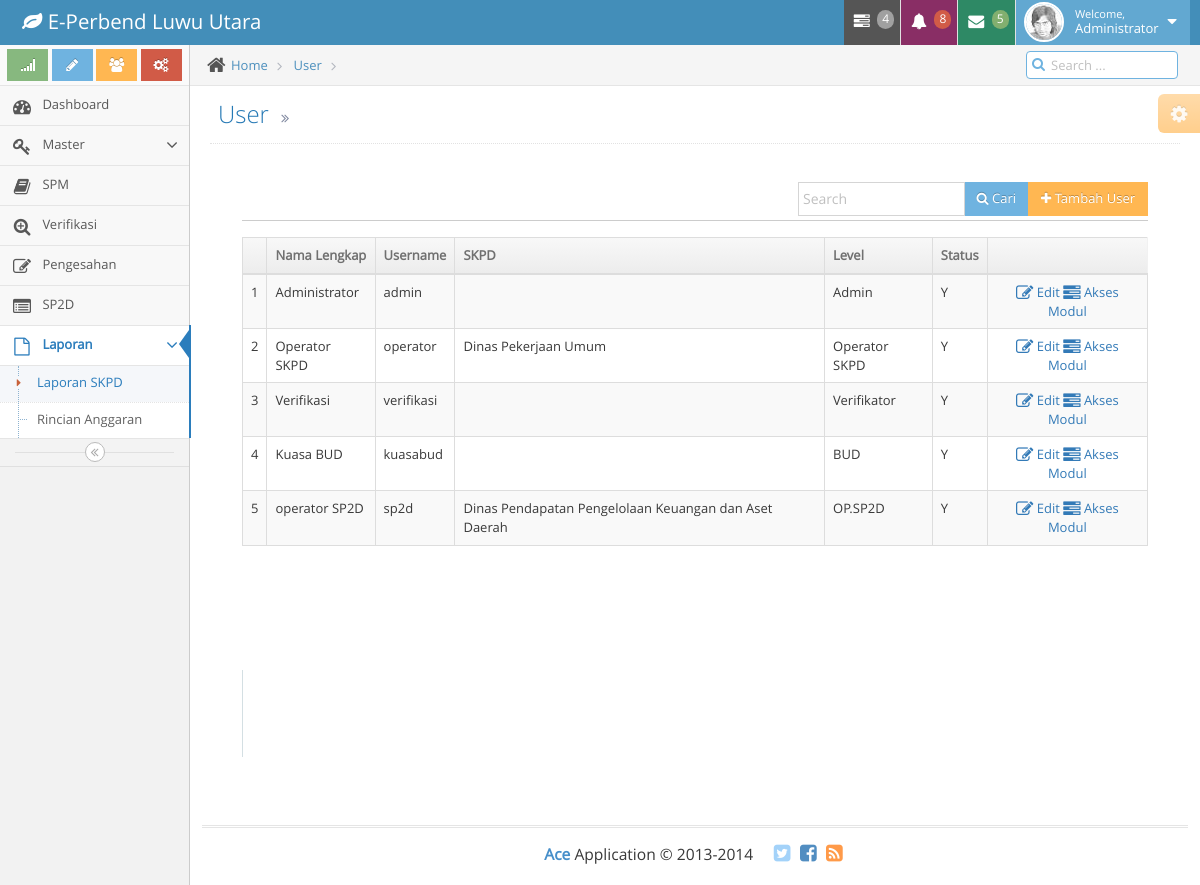
The app's page /main.php?module=user (signed in) with its own data.
### tables this page shows
CREATE TABLE IF NOT EXISTS `user` (
`id_User` int(11) NOT NULL,
  `nm_Lengkap` varchar(45) NOT NULL,
  `nip_Ppk` varchar(18) NOT NULL,
  `id_Pangkat` int(11) NOT NULL,
  `UserName` varchar(45) NOT NULL,
  `UserLevel` int(1) NOT NULL,
  `PassWord` varchar(100) NOT NULL,
  `PassWord2` varchar(45) NOT NULL,
  `id_Skpd` int(11) NOT NULL,
  `Aktiv` tinyint(1) NOT NULL,
  `statusppk` tinyint(1) NOT NULL,
  `id_Session` varchar(100) NOT NULL
);

CREATE TABLE IF NOT EXISTS `skpd` (
  `id_Skpd` int(11) NOT NULL,
  `id_BidUrusan` varchar(3) NOT NULL,
  `nm_Skpd` varchar(100) NOT NULL,
  `nm_Kepala` varchar(30) NOT NULL,
  `id_Pangkat` int(11) NOT NULL,
  `nip_Kepala` varchar(18) NOT NULL,
  `id_Eselon` int(11) NOT NULL,
  `pagu_Dana` bigint(20) NOT NULL,
  `visimisi` varchar(100) NOT NULL,
  `apbd` bigint(15) NOT NULL,
  `dak` bigint(15) NOT NULL,
  `apbn` bigint(15) NOT NULL
);

### modul/moduser.php (the view, shortened to what this page needs)
<?php
if (empty($_SESSION['UserName']) AND empty($_SESSION['PassWord'])) {
    echo "<center>Untuk mengakses modul, Anda harus login <br>";
    echo "<a href=index.php><b>LOGIN</b></a></center>";
} else {
$cek=user_akses($_GET['module'],$_SESSION['id_User']);
if($cek==1 OR $_SESSION[UserLevel]=='1') {
  switch ($_GET[act]) {
    default:
      echo '<div class="col-md-12">
              <div class="card">
                <div class="header">
                  <div class="row">
                    <div class="col-md-6"></div>
                    <div class="col-md-6">
                    <div class="input-group pull-right" style="width: 350px;">
                      <input type="text" name="table_search" class="form-control" placeholder="Search">
                      <div class="input-group-btn">
                        <button class="btn btn-sm btn-info btn-fill"><i class="fa fa-search"></i> Cari</button>';
                        if($_SESSION['UserLevel'] <>3) {
                          echo "<button class='btn btn-sm btn-warning btn-fill' name='tambahsubdak' onClick=\"window.location.href='?module=user&act=add'\"><i class='fa fa-plus'></i> Tambah User</button>";
                        } else {
                          echo "";
                        }
                      echo '</div>
                    </div>
                    </div>
                  </div>
                </div>
                <div class="content table-responsive">
                  <table id="tabledata" class="table table-striped table-bordered table-hover">
                    <thead>
                    <tr>
                      <th></th><th>Nama Lengkap</th><th>Username</th>
                      <th>SKPD</th><th>Level</th><th>Status</th><th></th>
                    </tr>
                    </thead>
                    <tbody>';
                    if($_SESSION['UserLevel']==1) {
                      $sql = mysql_query("SELECT * FROM user a
                                            LEFT JOIN skpd b
                                            ON a.id_Skpd = b.id_Skpd");
                    } else {
                      $sql = mysql_query("SELECT * FROM user a
                                            LEFT JOIN skpd b
                                            ON a.id_Skpd = b.id_Skpd
                                            WHERE a.id_Skpd = '$_SESSION[id_Skpd]'
                                            AND a.UserLevel != 1");
                    }
                    $no=1;
    				        while($dt = mysql_fetch_array($sql)) {
                      $Aktiv = $dt[Aktiv]==1 ? "Y" : "N";
                      $lvl = array(1=>'Admin',2=>'Operator SKPD',3=>'Verifikator',4=>'BUD',5=>'OP.SP2D');
                      $level = $dt['UserLevel'];
                      echo "<tr>
                              <td>".$no++."</td>
                              <td>$dt[nm_Lengkap]</td>
                              <td>$dt[UserName]</td>
                              <td>$dt[nm_Skpd]</td>
                              <td>$lvl[$level]</td>
                              <td>$Aktiv</td>
                              <td class=align-center><a href='?module=user&act=edit&id=$dt[id_User]'><i class='fa fa-edit fa-lg'></i> Edit</a> ";
                              if($_SESSION['UserLevel'] <> 3) {
                                  echo "<a href='?module=user&act=akses&id=$dt[id_User]'><i class='fa fa-tasks fa-lg'></i> Akses Modul</a>";
                              }
                              echo '</td>
                            </tr>';
                    }
                  echo '<tbody></table>
                <div class="footer">
                  <ul class="pagination pagination-sm no-margin pull-right">
                    <li><a href="#">&laquo;</a></li>
                    <li><a href="#">1</a></li>
                    <li><a href="#">2</a></li>
                    <li><a href="#">3</a></li>
                    <li><a href="#">&raquo;</a></li>
                  </ul>
                </div>
                </div>
              </div>
            </div>';
    break;
  }
}
}
?>

### main.php (shortened to what this page needs)
<?php
function user_akses($mod,$id_User){
  $UserLevel = $_SESSION[UserLevel];
  $link = "?module=".$mod;
  $cek = mysql_num_rows(mysql_query("SELECT id_Modul FROM modul
                            WHERE UserLevel='$UserLevel'
                            AND LinkModul='$link'"));
  return $cek;
}
if (empty($_SESSION['UserName']) AND empty($_SESSION['PassWord'])) {
    echo "<center>Untuk mengakses modul, Anda harus login <br>";
    echo "<a href=index.php><b>LOGIN</b></a></center>";
} else {
?>
<!DOCTYPE html>
<html lang="en">
	<head>
		<link rel="stylesheet" href="assets/css/bootstrap.min.css" />
		<link rel="stylesheet" href="assets/font-awesome/4.2.0/css/font-awesome.min.css" />
		<link rel="stylesheet" href="assets/css/jquery-ui.custom.min.css" />
		<link rel="stylesheet" href="assets/css/chosen.min.css" />
		<link rel="stylesheet" href="assets/css/datepicker.min.css" />
		<link rel="stylesheet" href="assets/css/bootstrap-timepicker.min.css" />
		<link rel="stylesheet" href="assets/css/daterangepicker.min.css" />
		<link rel="stylesheet" href="assets/css/bootstrap-datetimepicker.min.css" />
		<link rel="stylesheet" href="assets/css/colorpicker.min.css" />
		<link rel="stylesheet" href="assets/css/ace.min.css" class="ace-main-stylesheet" id="main-ace-style" />
	</head>
	<body class="no-skin">
		<div id="navbar" class="navbar navbar-default">
			<div class="navbar-container" id="navbar-container">
				<div class="navbar-header pull-left">
					<a href="index.html" class="navbar-brand">
						<small>
							<i class="fa fa-leaf"></i>
							E-Perbend Luwu Utara
						</small>
					</a>
				</div>
				<div class="navbar-buttons navbar-header pull-right" role="navigation">
					<ul class="nav ace-nav">
						<li class="grey">
							<a data-toggle="dropdown" class="dropdown-toggle" href="#">
								<i class="ace-icon fa fa-tasks"></i>
								<span class="badge badge-grey">4</span>
							</a>
						</li>
						<li class="purple">
							<a data-toggle="dropdown" class="dropdown-toggle" href="#">
								<i class="ace-icon fa fa-bell icon-animated-bell"></i>
								<span class="badge badge-important">8</span>
							</a>
						</li>
						<li class="green">
							<a data-toggle="dropdown" class="dropdown-toggle" href="#">
								<i class="ace-icon fa fa-envelope icon-animated-vertical"></i>
								<span class="badge badge-success">5</span>
							</a>
						</li>
						<li class="light-blue">
							<a data-toggle="dropdown" href="#" class="dropdown-toggle">
								<img class="nav-user-photo" src="assets/avatars/user.jpg" alt="Jason's Photo" />
								<span class="user-info">
									<small>Welcome,</small>
									<?php echo $_SESSION[nm_Lengkap]; ?>
								</span>
								<i class="ace-icon fa fa-caret-down"></i>
							</a>
						</li>
					</ul>
				</div>
			</div>
		</div>
		<div class="main-container" id="main-container">
			<div id="sidebar" class="sidebar responsive">
				<div class="sidebar-shortcuts" id="sidebar-shortcuts">
					<div class="sidebar-shortcuts-large" id="sidebar-shortcuts-large">
						<button class="btn btn-success">
							<i class="ace-icon fa fa-signal"></i>
						</button>
						<button class="btn btn-info">
							<i class="ace-icon fa fa-pencil"></i>
						</button>
						<button class="btn btn-warning">
							<i class="ace-icon fa fa-users"></i>
						</button>
						<button class="btn btn-danger">
							<i class="ace-icon fa fa-cogs"></i>
						</button>
					</div>
				</div>
				<ul class="nav nav-list">
          <li class="">
						<a href="?module=home">
							<i class="menu-icon fa fa-tachometer"></i>
							<span class="menu-text"> Dashboard </span>
						</a>
					</li>
					<li class="">
						<a href="#" class="dropdown-toggle">
							<i class="menu-icon fa fa-key"></i>
							<span class="menu-text"> Master </span>
							<b class="arrow fa fa-angle-down"></b>
						</a>
					</li>
          <?php
          if($_SESSION[UserLevel]==2) {
            echo '<li class="">
                    <a href="?module=spm">
                      <i class="menu-icon fa fa-book"></i>
                      <span class="menu-text"> SPM</span>
                    </a>
                  </li>';
          } else {
          ?>
          <li class="">
            <a href="?module=spm">
              <i class="menu-icon fa fa-book"></i>
              <span class="menu-text"> SPM</span>
            </a>
          </li>
          <li class="">
            <a href="?module=verifikasi">
              <i class="menu-icon fa fa-search-plus"></i>
              <span class="menu-text"> Verifikasi</span>
            </a>
          </li>
          <li class="">
            <a href="?module=pengesahanbud">
              <i class="menu-icon fa fa-edit"></i>
              <span class="menu-text"> Pengesahan</span>
            </a>
          </li>
          <li class="">
            <a href="?module=sp2d">
              <i class="menu-icon fa fa-list-alt"></i>
              <span class="menu-text"> SP2D</span>
            </a>
          </li>
          <?php
          }
          ?>
          <li class="active">
            <a href="#" class="dropdown-toggle">
              <i class="menu-icon fa fa-file-o"></i>
              <span class="menu-text"> Laporan </span>
              <b class="arrow fa fa-angle-down"></b>
            </a>
            <ul class="submenu">
              <li class="active">
                <a href="?module=laporanskpd">
                  <i class="menu-icon fa fa-caret-right"></i>
                  Laporan SKPD
                </a>
              </li>
              <li class="">
                <a href="?module=buktispm">
                  Rincian Anggaran
                </a>
              </li>
            </ul>
          </li>
				</ul>
				<div class="sidebar-toggle sidebar-collapse" id="sidebar-collapse">
					<i class="ace-icon fa fa-angle-double-left" data-icon1="ace-icon fa fa-angle-double-left" data-icon2="ace-icon fa fa-angle-double-right"></i>
				</div>
			</div>
			<div class="main-content">
				<div class="main-content-inner">
					<div class="breadcrumbs" id="breadcrumbs">
            <?php
            $bcm2 = $_GET['module'];
            ?>
						<ul class="breadcrumb">
							<li>
								<i class="ace-icon fa fa-home home-icon"></i>
								<a href="?module=home">Home</a>
							</li>
            <?php if($_GET['module']<>'home') { ?>
              	<li>
              			<a href="?module=<?php echo $bcm2; ?>"><?php echo ucfirst($bcm2); ?></a>
              	</li>
            <?php
            $dsc_br = array('add' => 'Tambah','edit'=>'Edit','daftarspm'=>'Daftar SPM','potongan'=>'Potongan','kegiatan'=>'Kegiatan');
            echo '<li class="active">'.$dsc_br[$_GET[act]].'</li>';
            ?>
            <?php } else { ""; } ?>
						</ul>
						<div class="nav-search" id="nav-search">
							<form class="form-search">
								<span class="input-icon">
									<input type="text" placeholder="Search ..." class="nav-search-input" id="nav-search-input" autocomplete="off" />
									<i class="ace-icon fa fa-search nav-search-icon"></i>
								</span>
							</form>
						</div>
					</div>
					<div class="page-content">
						<div class="ace-settings-container" id="ace-settings-container">
							<div class="btn btn-app btn-xs btn-warning ace-settings-btn" id="ace-settings-btn">
								<i class="ace-icon fa fa-cog bigger-130"></i>
							</div>
						</div>
            <?php
    			  $kt1 = $_GET['module'];
            ?>
						<div class="page-header">
							<h1>
								<?php echo ucfirst($kt1); ?>
								<small>
									<i class="ace-icon fa fa-angle-double-right"></i>
								</small>
							</h1>
						</div>
						<div class="row">
							<div class="col-xs-12">
								<div class="page-content">
								<?php
									include "isi.php";
								?>
								</div>
							</div>
						</div>
					</div>
				</div>
			</div>
			<div class="footer">
				<div class="footer-inner">
					<div class="footer-content">
						<span class="bigger-120">
							<span class="blue bolder">Ace</span>
							Application &copy; 2013-2014
						</span>
						<span class="action-buttons">
							<a href="#">
								<i class="ace-icon fa fa-twitter-square light-blue bigger-150"></i>
							</a>
							<a href="#">
								<i class="ace-icon fa fa-facebook-square text-primary bigger-150"></i>
							</a>
							<a href="#">
								<i class="ace-icon fa fa-rss-square orange bigger-150"></i>
							</a>
						</span>
					</div>
				</div>
			</div>
		</div>
	</body>
</html>
<?php
}
?>

### isi.php (shortened to what this page needs)
<?php
if (empty($_SESSION[UserName]) AND empty($_SESSION[PassWord])) {
    echo "<center>Untuk mengakses modul, Anda harus login <br>";
    echo "<a href=login.html><b>LOGIN</b></a></center>";
} else {
	if($_SESSION['UserLevel'] == "1" OR $_SESSION[UserLevel] == '2' OR $_SESSION[UserLevel] == '3' OR $_SESSION[UserLevel] == '4' OR $_SESSION[UserLevel] == '5') {
    if ($_GET['module']=='home'){
		    include "modul/home.php";
		} elseif ($_GET['module']=='user') {
			include "modul/moduser.php";
		} elseif ($_GET['module']=='skpd') {
			include "modul/modskpd.php";
		} elseif ($_GET['module']=='spm') {
			include "modul/modspm.php";
		} elseif ($_GET['module']=='datakegiatan') {
			include "modul/moddatakegiatan.php";
		} elseif ($_GET['module']=='modul') {
			include "modul/modmodul.php";
		} elseif ($_GET['module']=='ttdbukti') {
			include "modul/modttdbukti.php";
		} elseif ($_GET['module']=='verifikasi') {
			include "modul/modverifikasi.php";
		} elseif ($_GET['module']=='pengesahanbud') {
			include "modul/modpengesahanbud.php";
		} elseif ($_GET['module']=='sp2d') {
			include "modul/modsp2d.php";
		} elseif ($_GET['module']=='laporanskpd') {
			include "modul/modreportskpd.php";
		}
	}
}
?>

### records on screen
user: nm_Lengkap "Administrator", UserName "admin", UserLevel "Admin", Aktiv "Y"
user: nm_Lengkap "Operator SKPD", UserName "operator", id_Skpd.nm_Skpd "Dinas Pekerjaan Umum", UserLevel "Operator SKPD", Aktiv "Y"
user: nm_Lengkap "Verifikasi", UserName "verifikasi", UserLevel "Verifikator", Aktiv "Y"
user: nm_Lengkap "Kuasa BUD", UserName "kuasabud", UserLevel "BUD", Aktiv "Y"
user: nm_Lengkap "operator SP2D", UserName "sp2d", id_Skpd.nm_Skpd "Dinas Pendapatan Pengelolaan Keuangan dan Aset Daerah", UserLevel "OP.SP2D", Aktiv "Y"

### other values on screen
$_SESSION[nm_Lengkap] "Administrator"
$bcm2 "User"
$kt1 "User"
